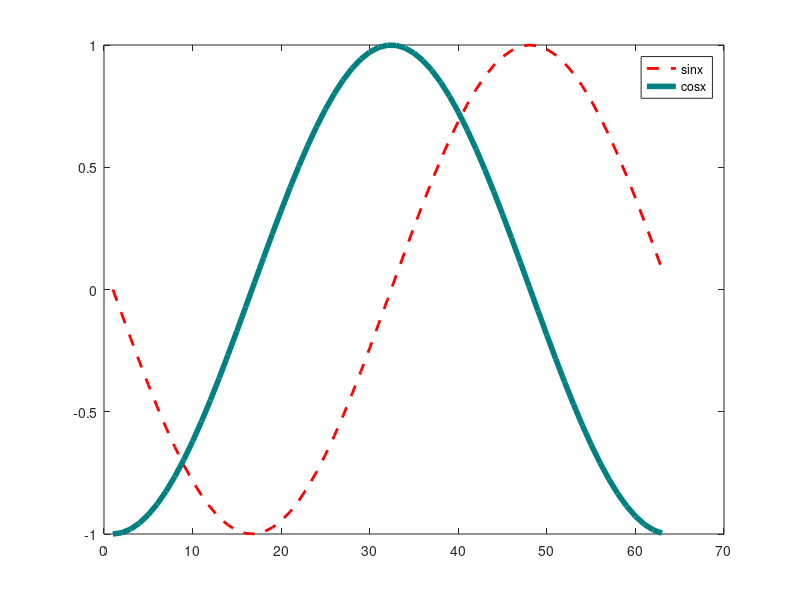

This figure's MATLAB source:
figure;
x=-pi:.1:pi;
y=sin(x);
z=cos(x);
RGB=[1 0 0];
plot(y,'color',RGB,'LineWidth',2,'linestyle','--');
hold on;
RGB=[0 0.5 0.5];
plot(z,'color',RGB,'linewidth',4)
legend('sinx','cosx')